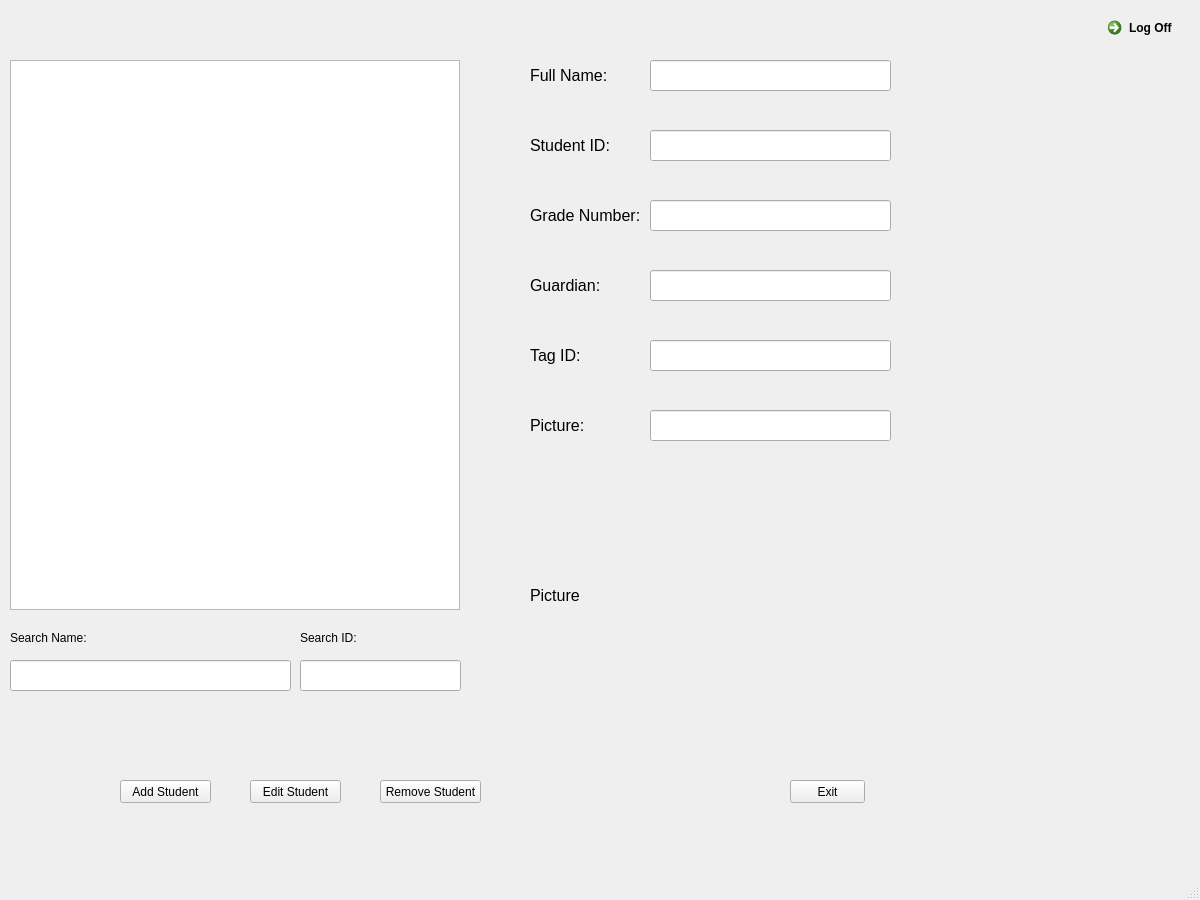
<?xml version="1.0" encoding="UTF-8"?>
<ui version="4.0">
 <class>StudentEdit</class>
 <widget class="QMainWindow" name="StudentEdit">
  <property name="geometry">
   <rect>
    <x>0</x>
    <y>0</y>
    <width>1200</width>
    <height>900</height>
   </rect>
  </property>
  <property name="maximumSize">
   <size>
    <width>1200</width>
    <height>900</height>
   </size>
  </property>
  <property name="windowTitle">
   <string>MainWindow</string>
  </property>
  <widget class="QWidget" name="StudentWindowWidget">
   <widget class="QCommandLinkButton" name="LogOffAdmin">
    <property name="geometry">
     <rect>
      <x>1100</x>
      <y>10</y>
      <width>187</width>
      <height>41</height>
     </rect>
    </property>
    <property name="text">
     <string>Log Off</string>
    </property>
   </widget>
   <widget class="QListView" name="StudentView">
    <property name="geometry">
     <rect>
      <x>10</x>
      <y>60</y>
      <width>450</width>
      <height>550</height>
     </rect>
    </property>
   </widget>
   <widget class="QLabel" name="StudentLabel_GName">
    <property name="geometry">
     <rect>
      <x>530</x>
      <y>270</y>
      <width>81</width>
      <height>31</height>
     </rect>
    </property>
    <property name="font">
     <font>
      <pointsize>12</pointsize>
     </font>
    </property>
    <property name="text">
     <string>Guardian:</string>
    </property>
   </widget>
   <widget class="QLabel" name="StudentLabel_Name">
    <property name="geometry">
     <rect>
      <x>530</x>
      <y>60</y>
      <width>81</width>
      <height>31</height>
     </rect>
    </property>
    <property name="font">
     <font>
      <pointsize>12</pointsize>
     </font>
    </property>
    <property name="text">
     <string>Full Name:</string>
    </property>
   </widget>
   <widget class="QLabel" name="StudentLabel_Grade">
    <property name="geometry">
     <rect>
      <x>530</x>
      <y>200</y>
      <width>121</width>
      <height>31</height>
     </rect>
    </property>
    <property name="font">
     <font>
      <pointsize>12</pointsize>
     </font>
    </property>
    <property name="text">
     <string>Grade Number:</string>
    </property>
   </widget>
   <widget class="QLineEdit" name="StudentText_Grade">
    <property name="geometry">
     <rect>
      <x>650</x>
      <y>200</y>
      <width>241</width>
      <height>31</height>
     </rect>
    </property>
    <property name="font">
     <font>
      <pointsize>12</pointsize>
     </font>
    </property>
   </widget>
   <widget class="QLabel" name="StudentLabel_Picture">
    <property name="geometry">
     <rect>
      <x>530</x>
      <y>410</y>
      <width>81</width>
      <height>31</height>
     </rect>
    </property>
    <property name="font">
     <font>
      <pointsize>12</pointsize>
     </font>
    </property>
    <property name="text">
     <string>Picture:</string>
    </property>
   </widget>
   <widget class="QLineEdit" name="StudentText_Name">
    <property name="geometry">
     <rect>
      <x>650</x>
      <y>60</y>
      <width>241</width>
      <height>31</height>
     </rect>
    </property>
    <property name="font">
     <font>
      <pointsize>12</pointsize>
     </font>
    </property>
   </widget>
   <widget class="QLineEdit" name="StudentText_ID">
    <property name="geometry">
     <rect>
      <x>650</x>
      <y>130</y>
      <width>241</width>
      <height>31</height>
     </rect>
    </property>
    <property name="font">
     <font>
      <pointsize>12</pointsize>
     </font>
    </property>
   </widget>
   <widget class="QLabel" name="StudentLabel_RFID">
    <property name="geometry">
     <rect>
      <x>530</x>
      <y>340</y>
      <width>81</width>
      <height>31</height>
     </rect>
    </property>
    <property name="font">
     <font>
      <pointsize>12</pointsize>
     </font>
    </property>
    <property name="text">
     <string>Tag ID:</string>
    </property>
   </widget>
   <widget class="QLineEdit" name="StudentText_GName">
    <property name="geometry">
     <rect>
      <x>650</x>
      <y>270</y>
      <width>241</width>
      <height>31</height>
     </rect>
    </property>
    <property name="font">
     <font>
      <pointsize>12</pointsize>
     </font>
    </property>
   </widget>
   <widget class="QLineEdit" name="StudentText_Picture">
    <property name="geometry">
     <rect>
      <x>650</x>
      <y>410</y>
      <width>241</width>
      <height>31</height>
     </rect>
    </property>
    <property name="font">
     <font>
      <pointsize>12</pointsize>
     </font>
    </property>
   </widget>
   <widget class="QLabel" name="StudentLabel_ID">
    <property name="geometry">
     <rect>
      <x>530</x>
      <y>130</y>
      <width>81</width>
      <height>31</height>
     </rect>
    </property>
    <property name="font">
     <font>
      <pointsize>12</pointsize>
     </font>
    </property>
    <property name="text">
     <string>Student ID:</string>
    </property>
   </widget>
   <widget class="QLineEdit" name="StudentText_RFID">
    <property name="geometry">
     <rect>
      <x>650</x>
      <y>340</y>
      <width>241</width>
      <height>31</height>
     </rect>
    </property>
    <property name="font">
     <font>
      <pointsize>12</pointsize>
     </font>
    </property>
   </widget>
   <widget class="QLabel" name="StudentLabel_Picture_2">
    <property name="geometry">
     <rect>
      <x>530</x>
      <y>460</y>
      <width>361</width>
      <height>271</height>
     </rect>
    </property>
    <property name="font">
     <font>
      <pointsize>12</pointsize>
     </font>
    </property>
    <property name="text">
     <string>Picture</string>
    </property>
   </widget>
   <widget class="QPushButton" name="StudentButton_Add">
    <property name="geometry">
     <rect>
      <x>120</x>
      <y>780</y>
      <width>91</width>
      <height>23</height>
     </rect>
    </property>
    <property name="text">
     <string>Add Student</string>
    </property>
   </widget>
   <widget class="QPushButton" name="StudentButton_Edit">
    <property name="geometry">
     <rect>
      <x>250</x>
      <y>780</y>
      <width>91</width>
      <height>23</height>
     </rect>
    </property>
    <property name="text">
     <string>Edit Student</string>
    </property>
   </widget>
   <widget class="QPushButton" name="StudentButton_Remove">
    <property name="geometry">
     <rect>
      <x>380</x>
      <y>780</y>
      <width>101</width>
      <height>23</height>
     </rect>
    </property>
    <property name="text">
     <string>Remove Student</string>
    </property>
   </widget>
   <widget class="QLineEdit" name="StudentSearch_Name">
    <property name="geometry">
     <rect>
      <x>10</x>
      <y>660</y>
      <width>281</width>
      <height>31</height>
     </rect>
    </property>
   </widget>
   <widget class="QLineEdit" name="StudentSearch_ID">
    <property name="geometry">
     <rect>
      <x>300</x>
      <y>660</y>
      <width>161</width>
      <height>31</height>
     </rect>
    </property>
   </widget>
   <widget class="QPushButton" name="StudentButton_Exit">
    <property name="geometry">
     <rect>
      <x>790</x>
      <y>780</y>
      <width>75</width>
      <height>23</height>
     </rect>
    </property>
    <property name="text">
     <string>Exit</string>
    </property>
   </widget>
   <widget class="QLabel" name="StudentLabel_SearchName">
    <property name="geometry">
     <rect>
      <x>10</x>
      <y>630</y>
      <width>91</width>
      <height>16</height>
     </rect>
    </property>
    <property name="text">
     <string>Search Name:</string>
    </property>
   </widget>
   <widget class="QLabel" name="StudentLabel_SearchID">
    <property name="geometry">
     <rect>
      <x>300</x>
      <y>630</y>
      <width>91</width>
      <height>16</height>
     </rect>
    </property>
    <property name="text">
     <string>Search ID:</string>
    </property>
   </widget>
  </widget>
  <widget class="QMenuBar" name="menubar">
   <property name="geometry">
    <rect>
     <x>0</x>
     <y>0</y>
     <width>1200</width>
     <height>21</height>
    </rect>
   </property>
  </widget>
  <widget class="QStatusBar" name="statusbar"/>
 </widget>
 <resources/>
 <connections/>
</ui>
